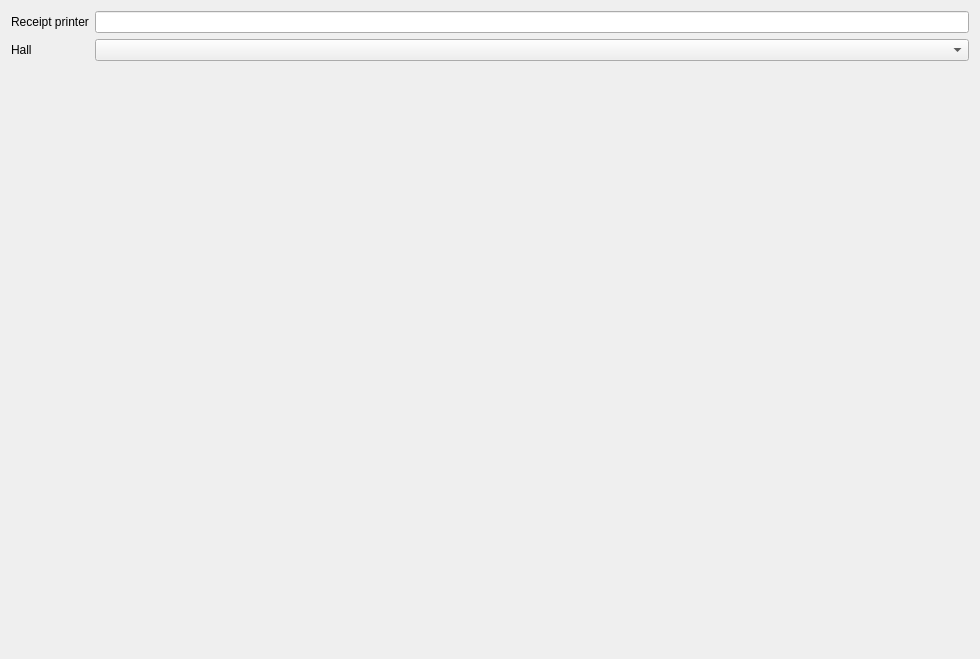
             <widget class="QWidget" name="scrollAreaWidgetContents_2">
              <property name="geometry">
               <rect>
                <x>0</x>
                <y>0</y>
                <width>980</width>
                <height>659</height>
               </rect>
              </property>
              <layout class="QGridLayout" name="gridLayout">
               <item row="0" column="0" colspan="2">
                <widget class="QLabel" name="label_45">
                 <property name="text">
                  <string>Receipt printer</string>
                 </property>
                </widget>
               </item>
               <item row="0" column="2">
                <widget class="QLineEdit" name="lineEdit"/>
               </item>
               <item row="1" column="0">
                <widget class="QLabel" name="label_46">
                 <property name="text">
                  <string>Hall</string>
                 </property>
                </widget>
               </item>
               <item row="2" column="2">
                <spacer name="verticalSpacer_12">
                 <property name="orientation">
                  <enum>Qt::Orientation::Vertical</enum>
                 </property>
                 <property name="sizeHint" stdset="0">
                  <size>
                   <width>20</width>
                   <height>578</height>
                  </size>
                 </property>
                </spacer>
               </item>
               <item row="1" column="2">
                <widget class="C5ComboBox" name="cbWaiterHall"/>
               </item>
              </layout>
             </widget>
